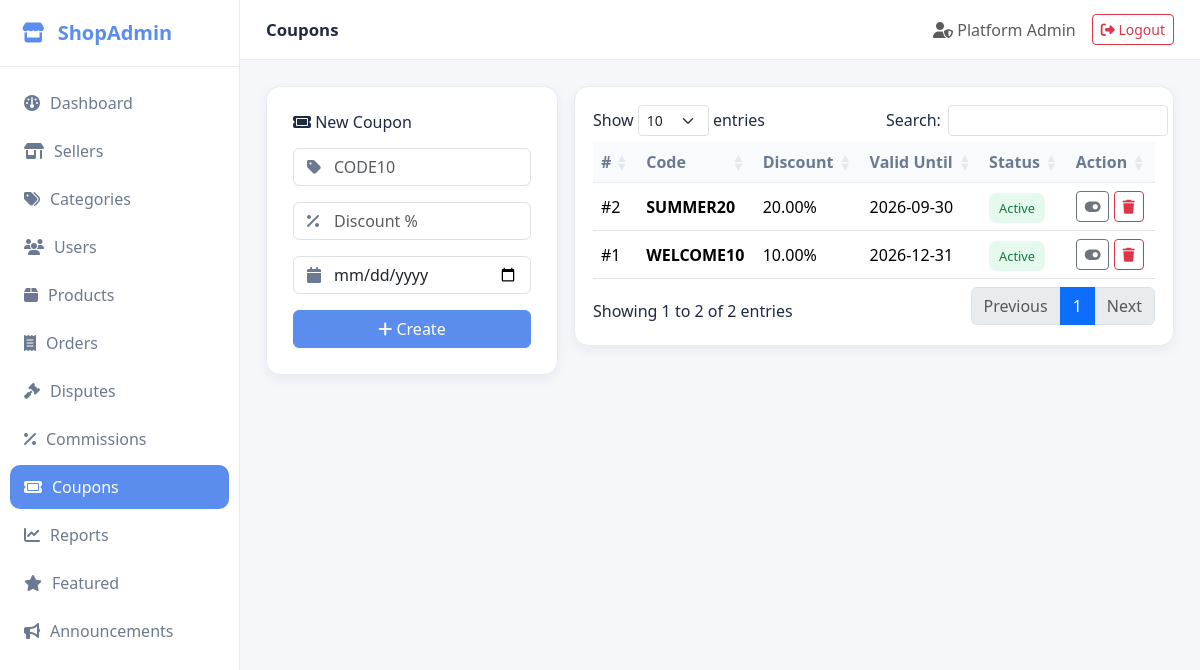
Screenshot of /index.php?url=coupons (signed in) with the database file from the repository.
### tables this page shows
CREATE TABLE IF NOT EXISTS `coupons` (
  `id` INT UNSIGNED AUTO_INCREMENT PRIMARY KEY,
  `code` VARCHAR(50) NOT NULL UNIQUE,
  `discount_percent` DECIMAL(5,2) NOT NULL DEFAULT 0,
  `valid_until` DATE DEFAULT NULL,
  `is_active` TINYINT(1) NOT NULL DEFAULT 1,
  `created_at` TIMESTAMP DEFAULT CURRENT_TIMESTAMP
);

### controllers/Controller.php (called while the page is built, shortened)
<?php
class Controller {
    protected function view($path, $data = []) {
        extract($data);
        require __DIR__ . '/../views/layouts/header.php';
        require __DIR__ . '/../views/' . $path . '.php';
        require __DIR__ . '/../views/layouts/footer.php';
    }
}

### controllers/CouponsController.php (called while the page is built, shortened)
<?php
require_once __DIR__ . '/Controller.php';
class CouponsController extends Controller {
    public function index() {
        $this->view('coupons/index', ['pageTitle'=>'Coupons','list'=>(new CouponModel($this->db))->all()]);
    }
}

### index.php (called while the page is built, shortened)
<?php
require_once __DIR__ . '/config/db.php';
require_once __DIR__ . '/includes/helpers.php';
$url = $_GET['url'] ?? 'auth/login';
$url = trim($url, '/');
$parts = array_values(array_filter(explode('/', $url)));
$action         = $parts[1] ?? 'index';
$params         = array_slice($parts, 2);
$obj = new $controller($conn);
call_user_func_array([$obj, $action], $params);

### includes/helpers.php (called while the page is built, shortened)
<?php
function e($v) {
    return htmlspecialchars((string)$v, ENT_QUOTES, 'UTF-8');
}
function url($path = '') {
    return BASE_URL . '/index.php?url=' . ltrim($path, '/');
}

### models/CouponModel.php (called while the page is built, shortened)
<?php
class CouponModel extends Model {
    public function all() { return $this->db->query("SELECT * FROM coupons ORDER BY id DESC")->fetch_all(MYSQLI_ASSOC); }
}

### views/coupons/index.php (the view, shortened to what this page needs)
<div class="row g-3">
  <div class="col-lg-4">
    <div class="form-section">
      <h6 class="mb-3"><i class="fa-solid fa-ticket"></i> New Coupon</h6>
      <form method="post" action="<?= url('coupons/save') ?>" id="couponForm" novalidate>
        <div class="mb-3 input-icon"><i class="fa-solid fa-tag"></i><input class="form-control" name="code" placeholder="CODE10" required></div>
        <div class="mb-3 input-icon"><i class="fa-solid fa-percent"></i><input class="form-control" type="number" step="0.01" name="discount" placeholder="Discount %" required></div>
        <div class="mb-3 input-icon"><i class="fa-solid fa-calendar"></i><input class="form-control" type="date" name="valid_until"></div>
        <button class="btn btn-primary w-100"><i class="fa-solid fa-plus"></i> Create</button>
      </form>
    </div>
  </div>
  <div class="col-lg-8">
    <div class="table-card">
      <table class="table align-middle data-table">
        <thead><tr><th>#</th><th>Code</th><th>Discount</th><th>Valid Until</th><th>Status</th><th>Action</th></tr></thead>
        <tbody>
          <?php foreach ($list as $c): ?>
            <tr>
              <td>#<?= e($c['id']) ?></td>
              <td><strong><?= e($c['code']) ?></strong></td>
              <td><?= number_format($c['discount_percent'],2) ?>%</td>
              <td><?= e($c['valid_until'] ?? '—') ?></td>
              <td><span class="badge-soft badge-<?= $c['is_active']?'approved':'rejected' ?>"><?= $c['is_active']?'Active':'Inactive' ?></span></td>
              <td>
                <a class="btn btn-sm btn-outline-secondary" href="<?= url('coupons/toggle/'.$c['id']) ?>"><i class="fa-solid fa-toggle-on"></i></a>
                <button class="btn btn-sm btn-outline-danger" onclick="confirmGo('<?= url('coupons/delete/'.$c['id']) ?>','Delete this coupon?')"><i class="fa-solid fa-trash"></i></button>
              </td>
            </tr>
          <?php endforeach; ?>
        </tbody>
      </table>
    </div>
  </div>
</div>

### assets/css/style.css (style rules this page uses)
:root { --bg:#f5f7fb; --card:#fff; --primary:#5b8def; --primary-dark:#3f6fd6; --text:#1f2a44; --muted:#6b7a90; --border:#e6ebf2; --success:#22c55e; --danger:#ef4444; --warning:#f59e0b; --shadow:0 4px 14px rgba(20,30,60,.06); }
* { box-sizing:border-box }
body { margin:0;font-family:'Segoe UI',system-ui,sans-serif;background:var(--bg);color:var(--text) }
a { text-decoration:none;color:inherit }
.btn-primary { background:var(--primary);border-color:var(--primary) }
.form-section { background:#fff;padding:26px;border-radius:14px;box-shadow:var(--shadow);border:1px solid var(--border) }
.input-icon { position:relative }
.input-icon i { position:absolute;left:14px;top:50%;transform:translateY(-50%);color:var(--muted) }
.input-icon .form-control { padding-left:40px }
.table-card { background:#fff;border-radius:14px;box-shadow:var(--shadow);border:1px solid var(--border);padding:18px }
table.dataTable { border-collapse:separate !important;border-spacing:0 }
.table thead th { background:#f8fafc;color:var(--muted);font-weight:600;border-bottom:1px solid var(--border) }
.badge-soft { padding:6px 10px;border-radius:8px;font-weight:500;font-size:.8rem }
.badge-approved { background:#e6f9ee;color:#127c3f }

### rows the page displays
coupons: id "2", code "SUMMER20", discount_percent "20.00", valid_until "2026-09-30", is_active "Active"
coupons: id "1", code "WELCOME10", discount_percent "10.00", valid_until "2026-12-31", is_active "Active"

### other values shown
APP_NAME "ShopAdmin"
$pageTitle "Coupons"
$u['name'] "Platform Admin"
